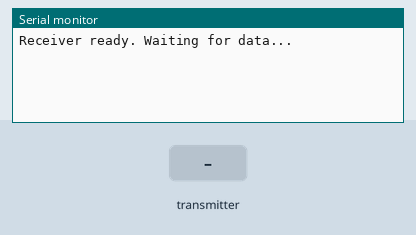
This sketch was run on a simulated Arduino Mega 2560, built with avr-gcc and run on an emulated ATmega2560. On the bench: the last lines printed to the serial monitor. Inputs (shaded band) come from the test bench. No radio packets arrive unless stated.

Above: at 1.2 s.
1.3 s: the transmitter starts sending x4 = 0
At 1.37 s:
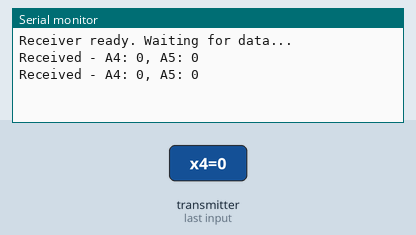
3.2 s: the transmitter starts sending x5 = 256
At 3.27 s:
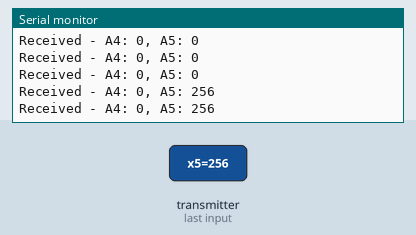
4.7 s: the transmitter starts sending x4 = 1023
At 4.77 s:
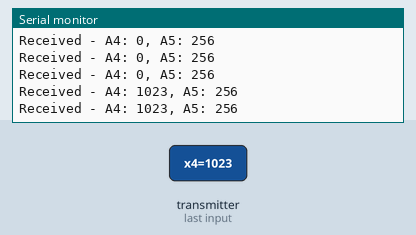
7.7 s: the transmitter starts sending x5 = 0
At 7.82 s:
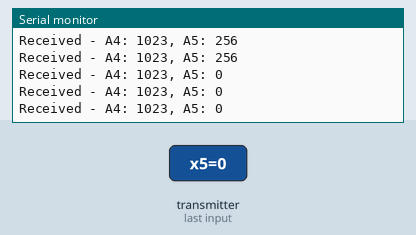

The sketch:

hv_receivercode_2.ino
```cpp
/*
* Library: TMRh20/RF24, https://github.com/tmrh20/RF24/
*/

#include <SPI.h>
#include <nRF24L01.h>
#include <RF24.h>

RF24 radio(49, 48); // CE, CSN

const byte address[6] = "00001";

// Must match the transmitter's struct exactly
struct SensorData {
    int x4;
    int x5;
};

void setup() {
  Serial.begin(9600);
  radio.begin();
  radio.openReadingPipe(0, address);
  radio.setPALevel(RF24_PA_MIN);
  radio.startListening();

  Serial.println("Receiver ready. Waiting for data...");
}

void loop() {
  if (radio.available()) {
    SensorData receivedData;
    radio.read(&receivedData, sizeof(receivedData));

    Serial.print("Received - A4: ");
    Serial.print(receivedData.x4);
    Serial.print(", A5: ");
    Serial.println(receivedData.x5);
  }
}
```

Measured:
- after the input at 1.3 s, the serial monitor: prints a new line at once (image 1)
- after the input at 3.2 s, the serial monitor: prints a new line at once (image 2)
- after the input at 4.7 s, the serial monitor: prints a new line at once (image 3)
- after the input at 7.7 s, the serial monitor: prints a new line at once (image 4)
